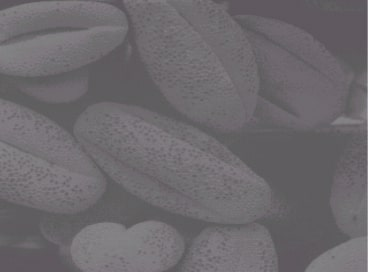
#> input picture  Histogram-Equalization/kopiGrayscale.jpg, 368 x 272 px
$ jupyter execute --allow-errors Histogram-Equalisation.ipynb
#> lines starting #> are read from the running program, lines starting #| are printed output that depends on the picture
# Histogram Equalization

[cell 1]
import numpy as np
from PIL import Image
import matplotlib.pyplot as plt

## Mengambil Gambar dan Meng-convert ke Array

[cell 2]
#mengambil gambar
img = Image.open("kopiGrayscale.jpg")
#> img is the input picture: PIL image 368x272 RGB; mean R, G, B 108.9, 105.3, 109.3

# convert ke grayscale
imgray = img.convert(mode='L')

#convert ke NumPy array
img_array = np.asarray(imgray)

## Menghitung histogram yang dinormalisasi dan histogram kumulatif

[cell 3]
#meratakan array gambar dan menghitung histogram melalui binning
histogram_array = np.bincount(img_array.flatten(), minlength=256)
#> histogram_array = 256 values, max 9479 at index 94, min 0 at index 0, mean 391

#Menormalkan
num_pixels = np.sum(histogram_array)
#> num_pixels = 100096
histogram_array = histogram_array/num_pixels
#> histogram_array = 256 values, max 0.0947 at index 94, min 0 at index 0, mean 0.00391

#cumulative histogram
chistogram_array = np.cumsum(histogram_array)
#> chistogram_array = 256 values from 0 to 1

## Menghitung peta transformasi intensitas piksel

[cell 4]
transform_map = np.floor(255 * chistogram_array).astype(np.uint8)
#> transform_map = 256 values from 0 to 255

## Pemerataan dengan transformasi piksel

[cell 5]
# meratakan array gambar ke dalam daftar 1D
img_list = list(img_array.flatten())
#> img_list = 100096 items

#mengubah nilai piksel untuk menyamakan kedudukan
eq_img_list = [transform_map[p] for p in img_list]
#> eq_img_list = 100096 items

# Membentuk kembali dan menulis kembali ke img_array
eq_img_array = np.reshape(np.asarray(eq_img_list), img_array.shape)
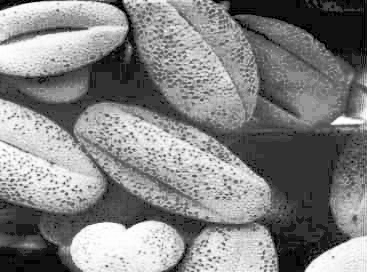
#> eq_img_array: shape (272, 368); min 0, max 255, mean 131.5

[cell 6]
#menghitung histogram dan histogram kumulatif dari gambar yang disamakan
eq_histogram_array = np.bincount(eq_img_array.flatten(), minlength=256)
#> eq_histogram_array = 256 values, max 9479 at index 50, min 0 at index 1, mean 391
num_pixels = np.sum(eq_histogram_array)
eq_pdf = eq_histogram_array/num_pixels
#> eq_pdf = 256 values, max 0.0947 at index 50, min 0 at index 1, mean 0.00391
eq_cdf = np.cumsum(eq_pdf)
#> eq_cdf = 256 values from 0.00289 to 1

#plot
plt.figure()
#> (the rest of this cell did not finish here and is left out)

## Perbandingan Gambar

[cell 7]
eq_img = Image.fromarray(eq_img_array, mode='L')

plt.subplot(1, 2, 1)
plt.imshow(imgray)

plt.subplot(1, 2, 2)
plt.imshow(eq_img)
plt.show()
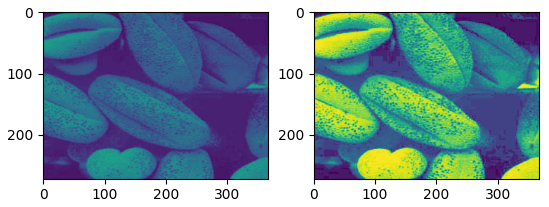
#> figure drawn by matplotlib, 2 panels
